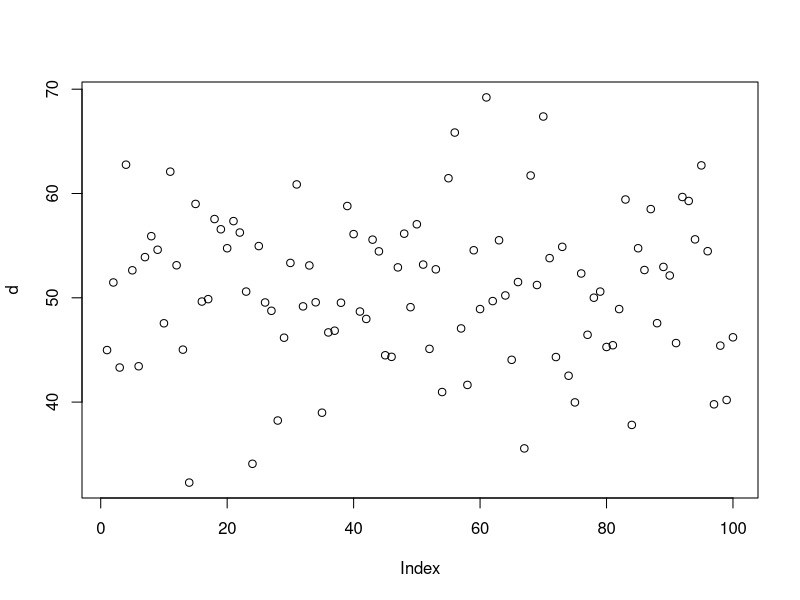
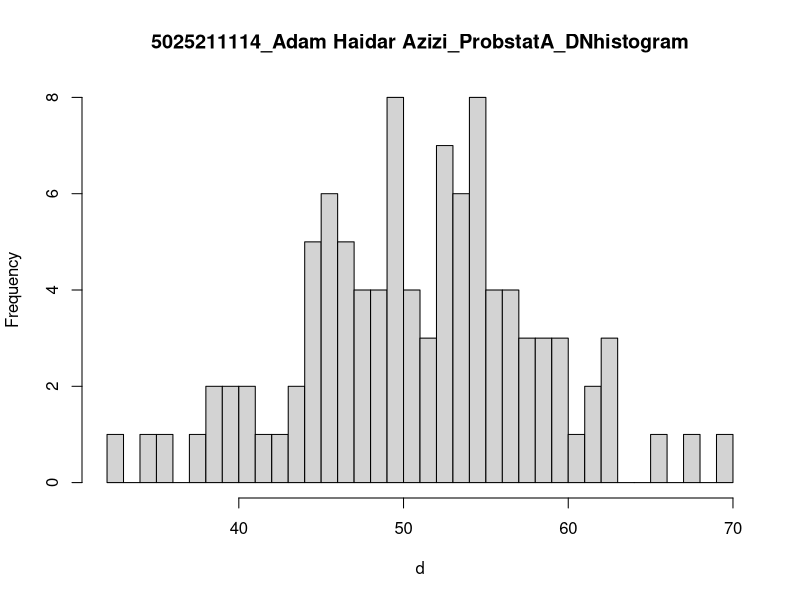

Reproduce these figures in R, in order.
n = 100
mean = 50
sd = 8

#A
set.seed(1)
d <- rnorm(n, mean, sd)
d
summary(d)
x1 = runif(1, min = min(d), max = mean)
x2 = runif(1, min = mean, max = max(d))
x1
x2
P1 <- pnorm(x1, mean, sd)
P1
P2 <- pnorm(x2, mean, sd)
P2
P <- P2 - P1
plot(d)

#B
breaks = 50
hist(d, breaks, main = "5025211114_Adam Haidar Azizi_ProbstatA_DNhistogram")

#C
variance = (sd(d)) ^ 2
variance
